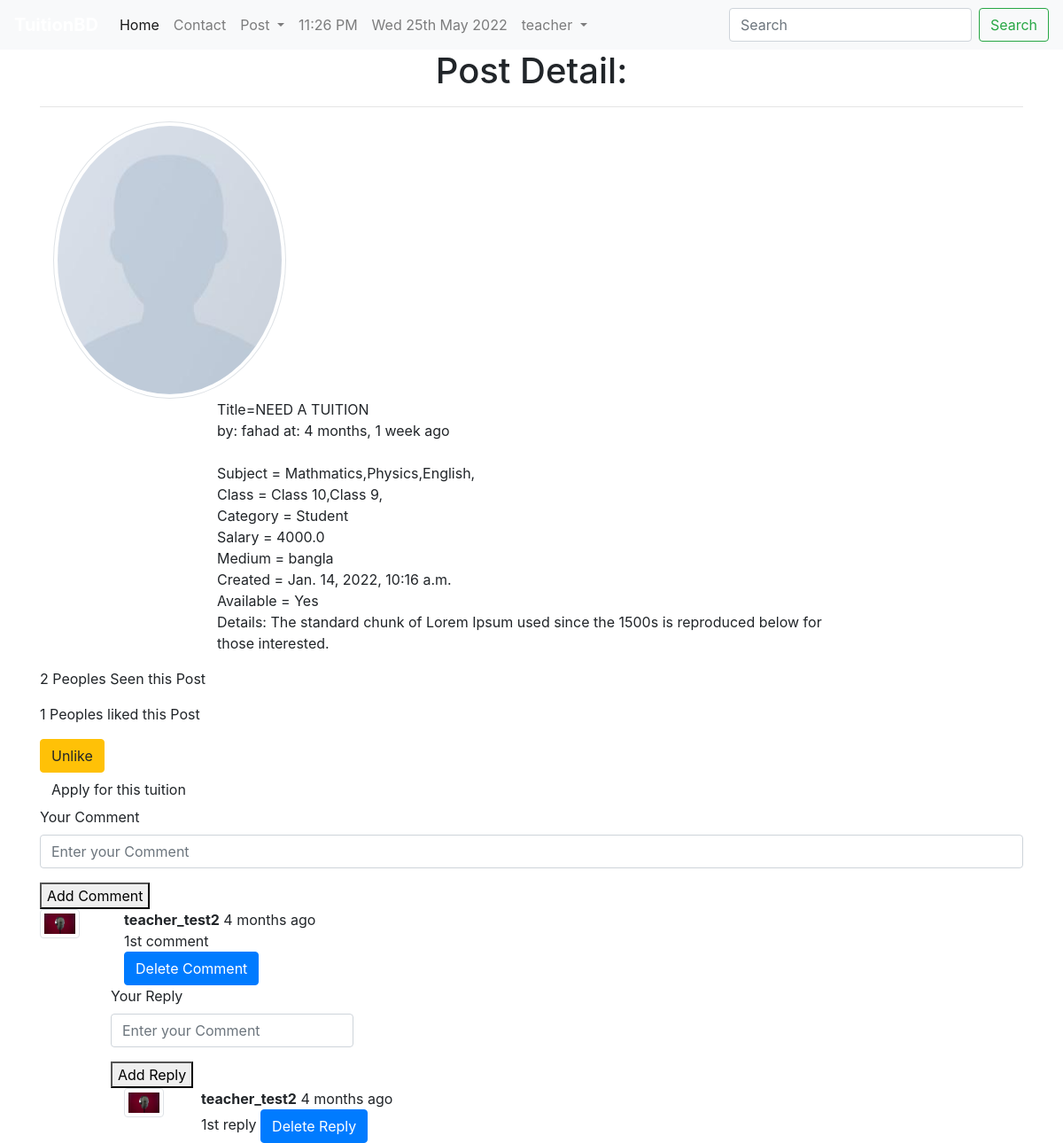
Page /tuition/postdetail/1/ (signed in) on the committed database.
### tuition/models.py (models this page shows, shortened)
class Post(models.Model):
    user = models.ForeignKey(User, on_delete=models.CASCADE, blank=True, null=True)
    id = models.AutoField(primary_key=True)
    title = models.CharField(max_length=50)
    slug = models.CharField(max_length=100, default=title)
    email = models.EmailField()
    salary = models.FloatField()
    details = models.TextField()
    available = models.BooleanField()
    CATEGORY = (
        ('Teacher','Teacher'),
        ('Student', 'Student'),
    )
    category = models.CharField(max_length=100, choices=CATEGORY)
    created_at = models.DateTimeField(default=now)
    image = models.ImageField(default='default.jpg', upload_to='tuition/images')
    MEDIUM = (
        ('bangla','bangla'),
        ('English','English'),
        ('Urdu','Urdu'),
        ('Hindi','Hindi'),
        ('Arabic','Arabic'),
    )
    medium = MultiSelectField(max_length=100, max_choices=5, choices=MEDIUM, default='bangla')
    subject = models.ManyToManyField(Subject, related_name='subject_set')
    class_in = models.ManyToManyField(Class_in, related_name='class_set')
    district=models.CharField(max_length=100, null=True, blank=True)
    likes = models.ManyToManyField(User, related_name='post_likes')
    views = models.ManyToManyField(User, related_name='post_views')
    def total_likes(self):
        return self.likes.count()
    def total_views(self):
        return self.views.count()
    def get_subject_list(self):
        sub = self.subject.all()
        subjects = ""
        for s in sub:
            subjects = subjects + str(s.name) + ","
        return subjects
    def get_class_list(self):
        sub = self.class_in.all()
        subjects = ""
        for s in sub:
            subjects = subjects + str(s.name) + ","
        return subjects
    def uppercase(self):
        return self.title.upper()
    objects=models.Manager()
    items = PostManager()

class Subject(models.Model):
    name = models.CharField(max_length=100)

class Class_in(models.Model):
    name = models.CharField(max_length=100)

class Comment(models.Model):
    user = models.ForeignKey(User, on_delete=models.CASCADE)
    post = models.ForeignKey(Post, on_delete=models.CASCADE)
    text = models.TextField()
    parent = models.ForeignKey('self', on_delete=models.CASCADE, null=True)
    created_at = models.DateTimeField(default=now)

### session/models.py (models this page shows, shortened)
class UserProfile(models.Model):
    GENRE_CHOICES = (
        ('Male', 'MALE'),
        ('Female', 'FEMALE'),
    )
    CATEGORY=(
        ('Student', 'Student'),
        ('Teacher', 'Teacher'),
    )
    BLOOD_GROUP=(
        ('A+', 'A+'),
        ('A-', 'A-'),
        ('AB+', 'AB+'),
        ('AB-', 'AB-'),
        ('B+', 'B+'),
        ('B-', 'B-'),
        ('O+', 'O+'),
        ('O-', 'O-'),
    )
    user = models.OneToOneField(User,on_delete=models.CASCADE)
    birth_date = models.DateField()
    blood_group=models.CharField(max_length=3, choices=BLOOD_GROUP)
    gender = models.CharField(max_length=50, choices=GENRE_CHOICES)
    address = models.CharField(max_length=150)
    phone=models.CharField(max_length=13)
    nationality = models.CharField(max_length=30)
    religion = models.CharField(max_length=50)
    biodata=models.TextField()
    profession=models.CharField(max_length=50,choices=CATEGORY,null=True)
    image=models.ImageField(default='default.jpg', upload_to='session/images')

### tuition/views.py (the view)
# urls.py: path('postdetail/<int:pk>/', PostDetailView.as_view(), name='postdetail'),
class PostDetailView(DetailView):
    model = Post
    template_name = 'tuition/postdetail.html'
    def get_context_data(self, *args, **kwargs):
        self.object.views.add(self.request.user)
        liked = False
        if self.object.likes.filter(id=self.request.user.id).exists():
            liked=True
        context = super().get_context_data(*args, **kwargs)
        post=context.get('object')
        comments=Comment.objects.filter(post=post.id, parent=None)
        replies=Comment.objects.filter(post=post.id).exclude(parent=None)
        DicofReply={}
        for reply in replies:
            if reply.parent.id not in DicofReply.keys():
                DicofReply[reply.parent.id]=[reply]
            else:
                DicofReply[reply.parent.id].append(reply)
        context['post'] = context.get('object')
        context['liked'] = liked
        context['comments'] = comments
        context['DicofReply'] = DicofReply
        return context

### tuition/templatetags/tag.py (called while the page is built)
@register.filter(name="get_reply")
def get_reply(dict, key):
    return dict.get(key)

### templates/tuition/postdetail.html (shortened to what this page needs)
{% extends 'basic.html' %}
{% load humanize %}
{% load tag %}
{% block body %}
<div class="container">
  <h1 class="text-center">Post Detail:</h1>
  <hr>
  <div class="col-md-6">
    <img src="{{object.image.url}}" alt=""  class="rounded-circle w-50 img-thumbnail">
  </div>
  <div class="col-md-8 offset-md-2">
    Title={{object.uppercase}}
    <br>
    by: {{object.user.username}} at: {{object.created_at| naturaltime}}
    <br>
    <br>
    Subject = {{object.get_subject_list}}
    <br>
    Class = {{object.get_class_list}}
    <br>
    Category = {{object.category}}
    <br>
    Salary = {{object.salary}}
    <br>
    Medium = {{object.medium}}
    <br>
    Created = {{object.created_at}}
    <br>
    Available = {% if object.available %} Yes {% else %} No {% endif %}
    <br>
    <p>Details: {{object.details}}</p>
  </div>
  <div class="">
    <p>{{object.total_views}} Peoples Seen this Post</p>
    <p>{{object.total_likes}} Peoples liked this Post</p>
  </div>
  <div class="">
    <form class="" action="/tuition/likepost/{{object.id}}/" method="post">
      {% if liked %}
      <button type="submit" name="" class="btn btn-warning">Unlike</button>
      {% else %}
      <button type="submit" name="" class="btn btn-primary">Like</button>
      {% endif %}
    </form>
  </div>
  <div class="">
    <a href="/tuition/apply/{{object.id}}/" class="btn">Apply for this tuition</a>
  </div>
  <div class="">
    <form class="" action="/tuition/addcomment/" method="post">
      <div class="form-group">
        <label for="">Your Comment</label>
        <input type="text" name="comment" value="" placeholder="Enter your Comment" class="form-control">
      </div>
      <button type="submit" name="">Add Comment</button>
    </form>
  </div>
  <div class="">
    {% for comment in comments %}
    <div class="row">
      <div class="col-md-1">
        <img src="{{comment.user.userprofile.image.url}}" class="img-thumbnail rounded" alt="" style="width:45px;">
      </div>
      <div class="col-md-11">
        <b>{{comment.user.username}}</b> <span class="bedge bedge-secondary">{{comment.created_at | naturaltime}}</span>
        <div class="">
          {{comment.text}}
        </div>
<button type="button" class="btn btn-primary" data-toggle="modal" data-target="#exampleModal">
  Delete Comment
</button>
        <div class="row">
          <form class="" action="/tuition/addcomment/" method="post">
            <div class="form-group">
              <label for="">Your Reply</label>
              <input type="text" name="comment" value="" placeholder="Enter your Comment" class="form-control">
            </div>
            <button type="submit" name="">Add Reply</button>
          </form>
        </div>
        {% for reply in DicofReply|get_reply:comment.id %}
        <div class="row">
          <div class="col-md-1">
            <img src="{{reply.user.userprofile.image.url}}" class="img-thumbnail rounded" alt="" style="width:45px;">
          </div>
          <div class="col-md-11">
            <b>{{reply.user.username}}</b> <span class="bedge bedge-secondary">{{reply.created_at | naturaltime}}</span>
            <div class="">
              {{reply.text}}
      <button type="button" class="btn btn-primary" data-toggle="modal" data-target="#exampleModal{{reply.id}}">
        Delete Reply
      </button>
            </div>
          </div>
      </div>
      {% endfor %}
    </div>
    {% endfor %}
  </div>
</div>
{% endblock %}

### templates/basic.html (shortened to what this page needs)
<!doctype html>
<html lang="en">
  <head>
    {% load static %}
    {% load notifications_tags %}
    <link rel="stylesheet" href="https://stackpath.bootstrapcdn.com/bootstrap/4.3.1/css/bootstrap.min.css">
    <link rel="stylesheet" href="{% static 'css/style.css' %}">
  </head>
  <body>
    <nav class="navbar navbar-expand-lg navbar-light bg-light">
      <a class="navbar-brand" href="/">TuitionBD</a>
      <div class="collapse navbar-collapse" id="navbarSupportedContent">
        <ul class="navbar-nav mr-auto">
          <li class="nav-item active">
            <a class="nav-link" href="{% url 'homeview' %}">Home <span class="sr-only">(current)</span></a>
          </li>
          <li class="nav-item">
            <a class="nav-link" href="{% url 'tuition:contact' %}">Contact</a>
          </li>
            {% notifications_unread as unread_count %}
          <li class="nav-item dropdown">
            <a class="nav-link dropdown-toggle" href="#" id="navbarDropdown" role="button" data-toggle="dropdown" aria-haspopup="true" aria-expanded="false">
              Post
            </a>
          </li>
          <li class="nav-item">
            <a class="nav-link" href="">{% now "h:i A" %}</a>
          </li>
          <li class="nav-item">
            <a class="nav-link" href="">{% now "D jS F Y" %}</a>
          </li>
          {% if user.is_authenticated %}
          <li class="nav-item dropdown">
            <a class="nav-link dropdown-toggle" href="#" id="navbarDropdown" role="button" data-toggle="dropdown" aria-haspopup="true" aria-expanded="false">
              {{user.username}}
            </a>
          </li>
          {% endif %}
        </ul>
        <form method="post" action="/tuition/search/" class="form-inline my-2 my-lg-0">
          <input class="form-control mr-sm-2" type="search" placeholder="Search" name="search" aria-label="Search">
          <button class="btn btn-outline-success my-2 my-sm-0" type="submit">Search</button>
        </form>
      </div>
    </nav>
    {% block body %}
    {% endblock %}
  </body>
</html>

### static/CSS/style.css (style rules this page uses)
.navbar .navbar-brand { color: white; font-weight: bold; }

### rows in the picture
Post: image (placeholder picture), uppercase "NEED A TUITION", user.username "fahad", created_at "4 months, 1 week ago", get_subject_list "Mathmatics,Physics,English,", get_class_list "Class 10,Class 9,", category "Student", salary "4000.0", medium "bangla", created_at "Jan. 14, 2022, 10:16 a.m.", details "The standard chunk of Lorem Ipsum used since the 1500s is reproduced below for those interested.", total_views "2", total_likes "1"
Comment: user.userprofile.image (picture), user.username "teacher_test2", created_at "4 months ago", text "1st comment"
Comment: user.userprofile.image (picture), user.username "teacher_test2", created_at "4 months ago", text "1st reply"

### other values in the picture
{{ user.username }} "teacher"
